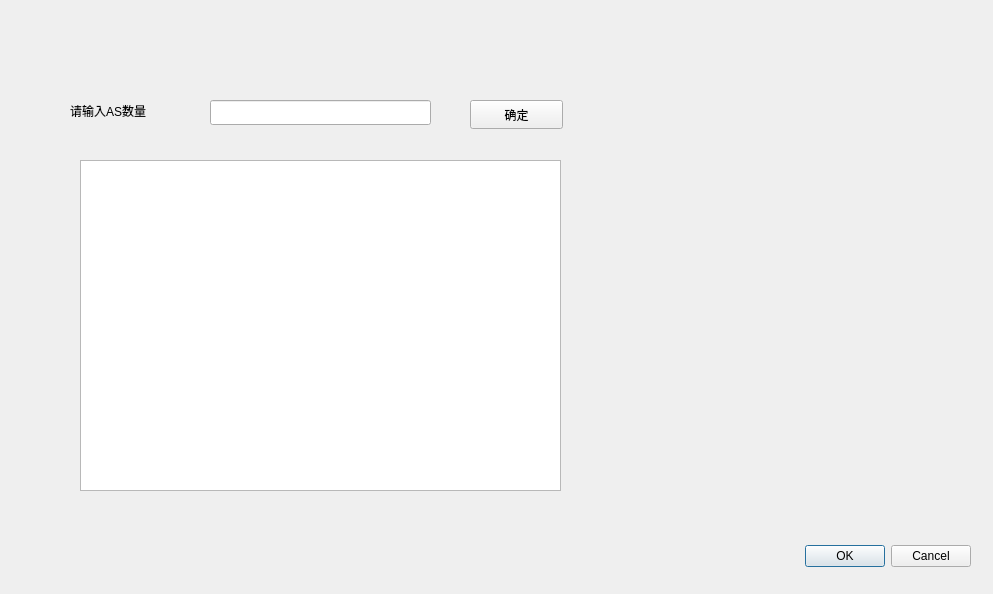
<?xml version="1.0" encoding="UTF-8"?>
<ui version="4.0">
 <class>Dialog</class>
 <widget class="QDialog" name="Dialog">
  <property name="geometry">
   <rect>
    <x>0</x>
    <y>0</y>
    <width>993</width>
    <height>594</height>
   </rect>
  </property>
  <property name="windowTitle">
   <string>Dialog</string>
  </property>
  <widget class="QDialogButtonBox" name="buttonBox">
   <property name="geometry">
    <rect>
     <x>630</x>
     <y>540</y>
     <width>341</width>
     <height>32</height>
    </rect>
   </property>
   <property name="orientation">
    <enum>Qt::Horizontal</enum>
   </property>
   <property name="standardButtons">
    <set>QDialogButtonBox::Cancel|QDialogButtonBox::Ok</set>
   </property>
  </widget>
  <widget class="QPushButton" name="pushButton">
   <property name="geometry">
    <rect>
     <x>470</x>
     <y>100</y>
     <width>93</width>
     <height>29</height>
    </rect>
   </property>
   <property name="text">
    <string>确定</string>
   </property>
  </widget>
  <widget class="QLabel" name="label">
   <property name="geometry">
    <rect>
     <x>70</x>
     <y>90</y>
     <width>111</width>
     <height>41</height>
    </rect>
   </property>
   <property name="text">
    <string>请输入AS数量</string>
   </property>
  </widget>
  <widget class="QLineEdit" name="lineEdit">
   <property name="geometry">
    <rect>
     <x>210</x>
     <y>100</y>
     <width>221</width>
     <height>25</height>
    </rect>
   </property>
  </widget>
  <widget class="QTableView" name="tableView">
   <property name="geometry">
    <rect>
     <x>80</x>
     <y>160</y>
     <width>481</width>
     <height>331</height>
    </rect>
   </property>
  </widget>
 </widget>
 <resources/>
 <connections>
  <connection>
   <sender>buttonBox</sender>
   <signal>accepted()</signal>
   <receiver>Dialog</receiver>
   <slot>accept()</slot>
   <hints>
    <hint type="sourcelabel">
     <x>248</x>
     <y>254</y>
    </hint>
    <hint type="destinationlabel">
     <x>157</x>
     <y>274</y>
    </hint>
   </hints>
  </connection>
  <connection>
   <sender>buttonBox</sender>
   <signal>rejected()</signal>
   <receiver>Dialog</receiver>
   <slot>reject()</slot>
   <hints>
    <hint type="sourcelabel">
     <x>316</x>
     <y>260</y>
    </hint>
    <hint type="destinationlabel">
     <x>286</x>
     <y>274</y>
    </hint>
   </hints>
  </connection>
 </connections>
</ui>
